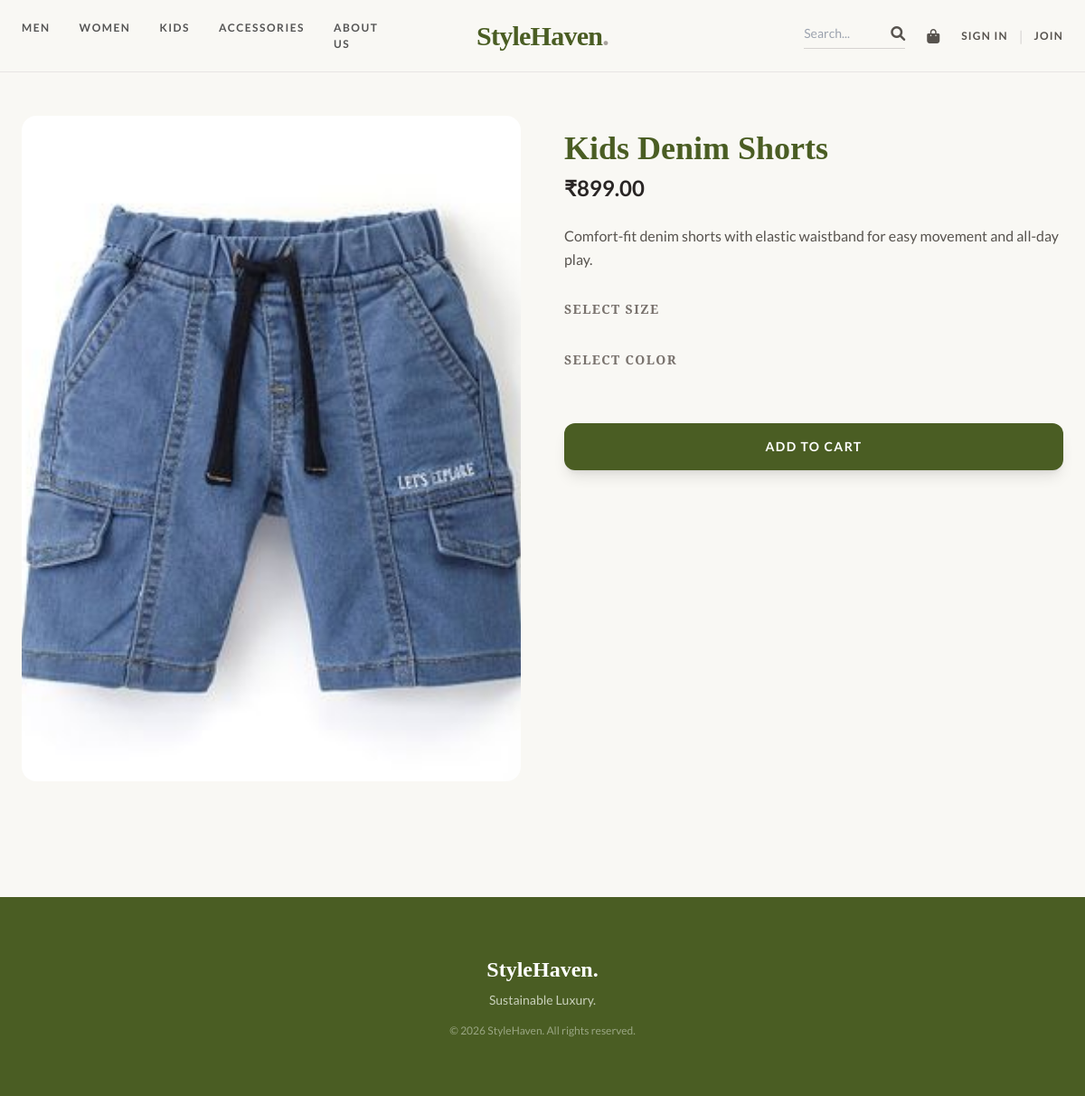
The page /product/14/ on the database its author committed.
### usersApp/models.py (models this page shows, shortened)
class Product(models.Model):
    name = models.CharField(max_length=200)
    category = models.ForeignKey(Category, on_delete=models.CASCADE)
    price = models.DecimalField(max_digits=10, decimal_places=2)
    discount_price = models.DecimalField(max_digits=10, decimal_places=2, null=True, blank=True)
    description = models.TextField()
    image = models.ImageField(upload_to='products/', null=True, blank=True)
    sizes = models.ManyToManyField(Size, blank=True) # Product can have multiple sizes
    colors = models.ManyToManyField(Color, blank=True)
    stock = models.IntegerField(default=10)
    created_at = models.DateTimeField(auto_now_add=True)

### usersApp/views.py (the view)
# urls.py: path('product/<int:pk>/', views.product_detail, name='product_detail'),
def product_detail(request, pk):
    product = get_object_or_404(Product, pk=pk)
    return render(request, 'userApp/product_detail.html', {'product': product})

### usersApp/templates/userApp/product_detail.html (shortened to what this page needs)
{% extends 'base.html' %}
{% block content %}
<div class="max-w-7xl mx-auto px-6 py-12">
    <div class="grid grid-cols-1 md:grid-cols-2 gap-12">
        <div class="space-y-4">
            <div class="aspect-[3/4] overflow-hidden rounded-2xl bg-gray-100">
                <img src="{{ product.image.url }}" class="w-full h-full object-cover" alt="{{ product.name }}">
            </div>
        </div>
        <div class="py-4">
            <h1 class="text-4xl font-serif font-bold text-brand mb-2">{{ product.name }}</h1>
            <p class="text-2xl font-bold text-stone-800 mb-6">₹{{ product.price }}</p>
            <p class="text-stone-600 mb-8 leading-relaxed">{{ product.description }}</p>
            <form action="{% url 'add_to_cart' product.id %}" method="POST" class="space-y-6">
                <div>
                    <h3 class="text-sm font-bold uppercase tracking-widest text-stone-500 mb-3">Select Size</h3>
                </div>
                <div>
                    <h3 class="text-sm font-bold uppercase tracking-widest text-stone-500 mb-3">Select Color</h3>
                </div>
                <div class="pt-6">
                    <button type="submit" class="w-full bg-brand text-white font-bold py-4 rounded-xl shadow-lg hover:shadow-xl hover:-translate-y-1 transition uppercase tracking-widest text-sm">
                        Add to Cart
                    </button>
                </div>
            </form>
        </div>
    </div>
</div>
{% endblock %}

### templates/base.html (style rules this page uses)
body { font-family: 'Lato', sans-serif; background-color: #f9f8f4; color: #2c2c2c; }
h1, h2, h3, .font-serif { font-family: 'Playfair Display', serif; }
.text-brand { color: #4a5d23; }
.bg-brand { background-color: #4a5d23; }

### rows shown on the page
Product: image (picture), name "Kids Denim Shorts", price "899.00", description "Comfort-fit denim shorts with elastic waistband for easy movement and all-day play."
